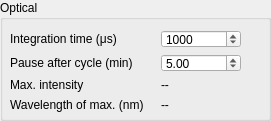
   <widget class="QGroupBox" name="optical_box">
    <property name="geometry">
     <rect>
      <x>290</x>
      <y>580</y>
      <width>271</width>
      <height>121</height>
     </rect>
    </property>
    <property name="title">
     <string>Optical</string>
    </property>
    <widget class="QWidget" name="gridLayoutWidget_3">
     <property name="geometry">
      <rect>
       <x>10</x>
       <y>30</y>
       <width>231</width>
       <height>82</height>
      </rect>
     </property>
     <layout class="QGridLayout" name="gridLayout_4">
      <item row="1" column="0">
       <widget class="QLabel" name="pause_spec_label">
        <property name="text">
         <string>Pause after cycle (min)</string>
        </property>
       </widget>
      </item>
      <item row="1" column="1">
       <widget class="QDoubleSpinBox" name="set_spec_pause">
        <property name="maximumSize">
         <size>
          <width>80</width>
          <height>16777215</height>
         </size>
        </property>
        <property name="toolTip">
         <string>Set the amount of time to pause (in minutes) between spectral acquisition if acquisition is occuring automatically during a pressure sequence.</string>
        </property>
        <property name="minimum">
         <double>0.000000000000000</double>
        </property>
        <property name="maximum">
         <double>100.000000000000000</double>
        </property>
        <property name="singleStep">
         <double>0.500000000000000</double>
        </property>
        <property name="value">
         <double>5.000000000000000</double>
        </property>
       </widget>
      </item>
      <item row="0" column="1">
       <widget class="QSpinBox" name="spec_int_time">
        <property name="maximumSize">
         <size>
          <width>80</width>
          <height>16777215</height>
         </size>
        </property>
        <property name="toolTip">
         <string>Set integration time of the Occean Optics USB4000 optical spectrometer in microseconds.</string>
        </property>
        <property name="minimum">
         <number>50</number>
        </property>
        <property name="maximum">
         <number>10000000</number>
        </property>
        <property name="singleStep">
         <number>50</number>
        </property>
        <property name="value">
         <number>1000</number>
        </property>
       </widget>
      </item>
      <item row="0" column="0">
       <widget class="QLabel" name="opt_int_time_label">
        <property name="text">
         <string>Integration time (μs)</string>
        </property>
       </widget>
      </item>
      <item row="2" column="0">
       <widget class="QLabel" name="max_intensity_label">
        <property name="text">
         <string>Max. intensity</string>
        </property>
       </widget>
      </item>
      <item row="2" column="1">
       <widget class="QLabel" name="max_intensity">
        <property name="toolTip">
         <string>Maximum intensity ofmost recent optical spectrum.</string>
        </property>
        <property name="text">
         <string>--</string>
        </property>
       </widget>
      </item>
      <item row="3" column="0">
       <widget class="QLabel" name="wavelength_label">
        <property name="text">
         <string>Wavelength of max. (nm)</string>
        </property>
       </widget>
      </item>
      <item row="3" column="1">
       <widget class="QLabel" name="wavelength_at_max">
        <property name="toolTip">
         <string>Wavelength of light at which maximum intensity of most recent optical spectrum was measured.</string>
        </property>
        <property name="text">
         <string>--</string>
        </property>
       </widget>
      </item>
     </layout>
    </widget>
   </widget>
